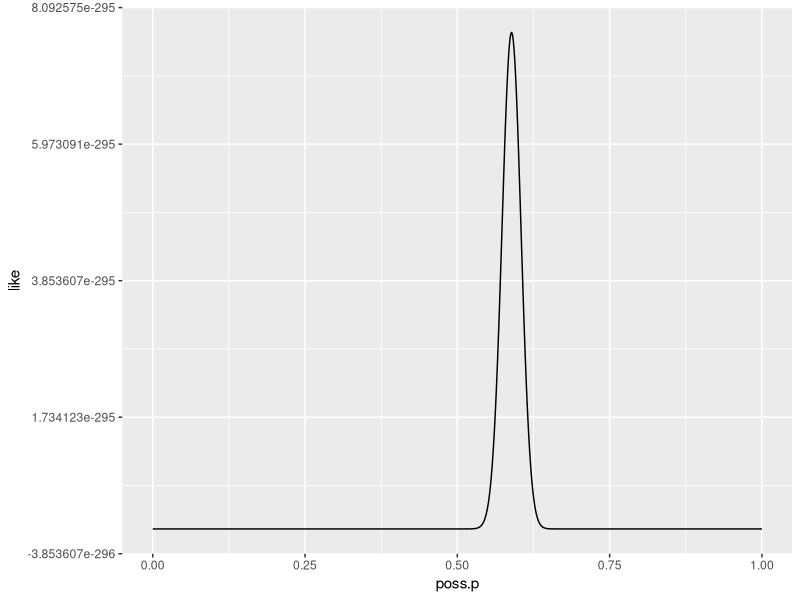
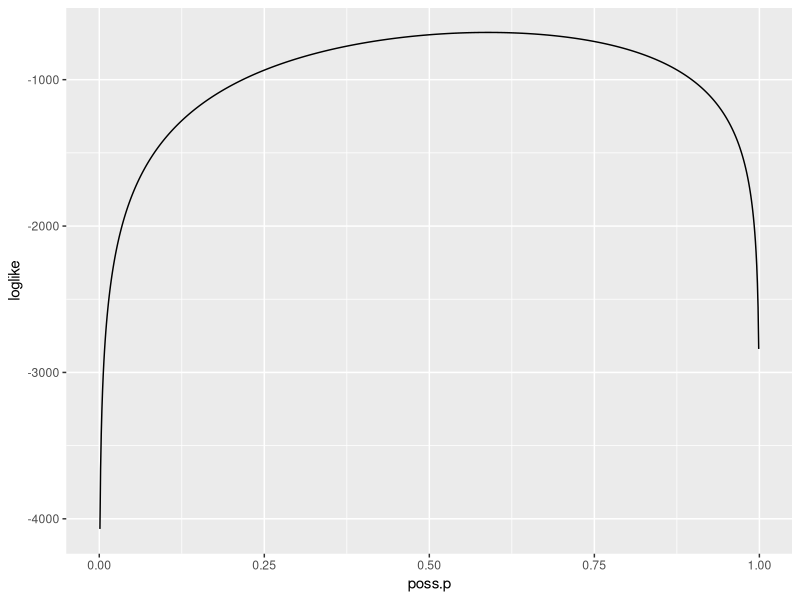

Recreate these plots in R, in order.

## ------------------------------------------------------------------------
set.seed(3092015)
flips <- 1000
p.true <- 0.59
x <- rbinom(n = flips, size = 1, prob = p.true)
head(x)


## ------------------------------------------------------------------------
analytical.est <- mean(x)


## ------------------------------------------------------------------------
likelihood <- function(p, x) {
  prod(p^x * (1-p)^(1-x))
}

log.likelihood <- function(p, x) {
  sum(x * log(p) + (1-x) * log(1-p))
}


## ------------------------------------------------------------------------
poss.p <- seq(0,1,0.001)
like <- sapply(poss.p, likelihood, x = x)
loglike <- sapply(poss.p, log.likelihood, x = x)


## ----fig.width=6, fig.height=3, message=FALSE----------------------------
mydata <- data.frame(poss.p, like, loglike)
library(ggplot2)
ggplot(data=mydata, aes(x=poss.p, y=like))  + geom_line()


## ----fig.width=6, fig.height=3-------------------------------------------
ggplot(data=mydata, aes(x=poss.p, y=loglike)) + geom_line()


## ------------------------------------------------------------------------
opt.like <- optimize(f = likelihood, c(0,1), maximum = TRUE, x = x)
cbind(opt.like$maximum, opt.like$objective)


## ------------------------------------------------------------------------
opt.loglike <- optimize(f = log.likelihood, c(0,1), maximum = TRUE, x = x)
cbind(opt.loglike$maximum, opt.loglike$objective)


## ------------------------------------------------------------------------
data(iris)
dummiesManual <- sapply(unique(iris$Species), function(spec){
  as.numeric(iris$Species == spec)
})
dummies <- model.matrix(~ Species - 1, data = iris)
all(dummies == dummiesManual)


## ----tidy = TRUE---------------------------------------------------------
quartiles <- quantile(iris$Sepal.Length)
dummiesNumericManual <- sapply(1:(length(quartiles) - 1), function(i){
  if (i == 1){
    ifelse(test = iris$Sepal.Length <= quartiles[i + 1], yes = 1, no = 0)  
  } else if (i <= length(quartiles) - 2) {
    ifelse(test = iris$Sepal.Length > quartiles[i] &
             iris$Sepal.Length <= quartiles[i + 1], yes = 1, no = 0)
  } else {
    ifelse(test = iris$Sepal.Length > quartiles[i], yes = 1, no = 0)
  }
})

# And using canned functions
quartileCuts <- quantile(iris$Sepal.Length)
cuts <- cut(iris$Sepal.Length,unique(quartileCuts),include.lowest=TRUE)
dummiesNumeric <- model.matrix(~ cuts - 1)
all(dummiesNumericManual == dummiesNumeric)


